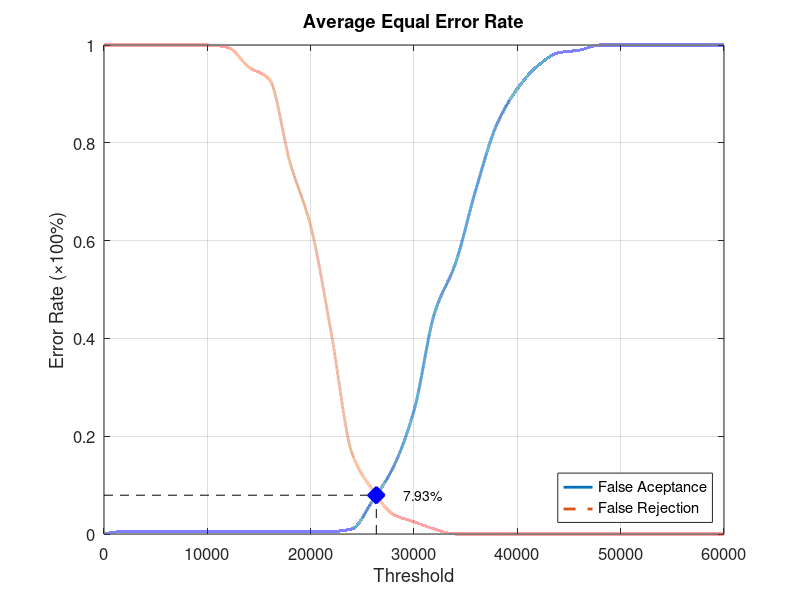
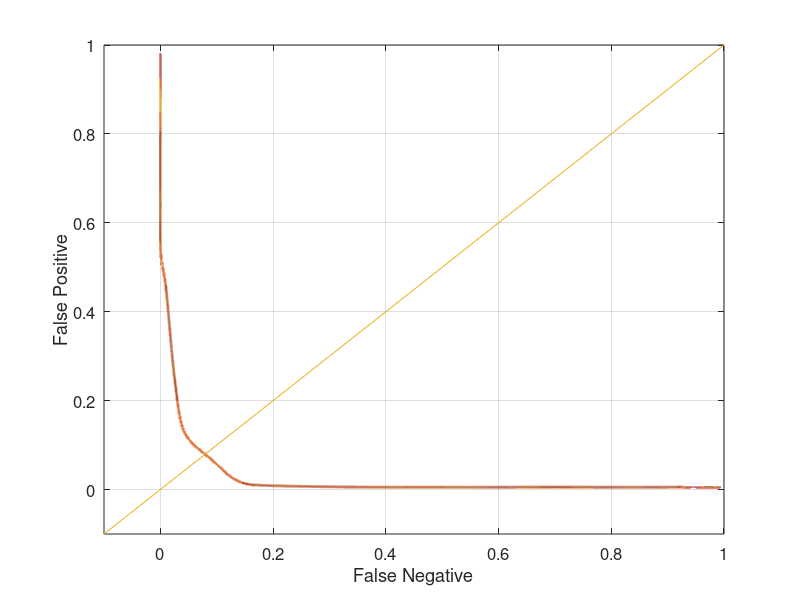

MATLAB code for these plots, in order:
function yEER = Database1_3
close all;
clear;
clc;
x = 0:2000:60000;
xq = 0:0.5:60000;

y0 = [0 0.00526316 0.00526316 0.00526316 0.00526316 0.00526316 0.00526316 0.00526316 0.00526316 0.00526316 0.00526316 0.00526316 0.0105263 0.0684211 0.136842 0.252632 0.452632 0.552632 0.705263 0.836842 0.910526 0.957895 0.984211 0.989474 1 1 1 1 1 1 1];
yy0 = interp1(x, y0, xq, 'pchip');
y1 = [1 1 1 1 1 1 0.995 0.955 0.93 0.76 0.63 0.41 0.165 0.09 0.04 0.025 0.01 0 0 0 0 0 0 0 0 0 0 0 0 0 0];
yy1 = interp1(x, y1, xq, 'pchip');

% Calculating EER: 
y2 = abs(y0 - y1);
find(y2 == min(y2))
yy2 = abs(yy0 - yy1);
xEER = find(yy2 == min(yy2));
xEERIndex = xq(xEER) % X-axis EER
yEER = yy0(xEER) % Y-axis EER

main = figure
plot(xq, yy0,'-','LineWidth', 2);	hold on
plot(xq, yy1,'--','LineWidth', 2);	hold on
plot([xEERIndex xEERIndex], [0 yEER], 'k--');	hold on
plot([0 xEERIndex], [yEER yEER], 'k--');	hold on
plot(xEERIndex, yEER, 'bx', 'LineWidth', 10);	hold on
text(xEERIndex + 10 * xEERIndex / 100, yEER, [num2str(round((10000 * yEER)) / 100) '%'])
legend('False Aceptance', 'False Rejection', 'Location', 'SouthEast')
xlabel('Threshold')
ylabel('Error Rate (\times100%)')
title('Average Equal Error Rate')
set(gca, 'FontSize', 12)
axis([0 60000 0 1])
grid on

print(main, 'Database1_3Main', '-dpng');
FNRxFPR = figure('Color', [1 1 1]);
plot(yy1, yy0, '-', yy1, yy0, 'LineWidth', 2);
hold on
y = -0.1:0.1:1
plot(y, y); 
set(gca, 'FontSize', 12)
xlabel('False Negative')
ylabel('False Positive')
axis([-0.1 1 -0.1 1])
set(gca, 'FontSize', 12)
grid on

print(FNRxFPR, 'Database1_3FNRxFPR','-dpng');
end
